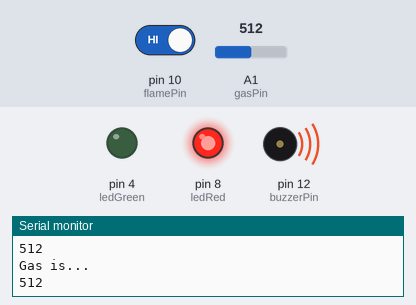
Bench run of a sketch on a simulated Arduino Uno, built with avr-gcc and run on an emulated ATmega328P. On the bench: output pins drawn as LEDs (lit = HIGH), buzzer (waves = sounding), the last lines printed to the serial monitor. Inputs (shaded band) come from the test bench; at power-on: A1 (gasPin) = 512, pin 10 (flamePin) HIGH. Pins used as bus, display or sensor lines are not drawn.

Above: at 1.8 s.
1.9 s: A1 (gasPin) set to 105
3.4 s: A1 (gasPin) set to 96
At 4.7 s:
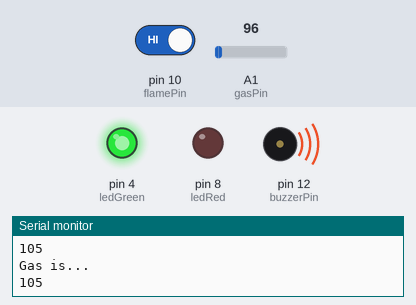
5.5 s: pin 10 (flamePin) driven LOW
At 5.8 s:
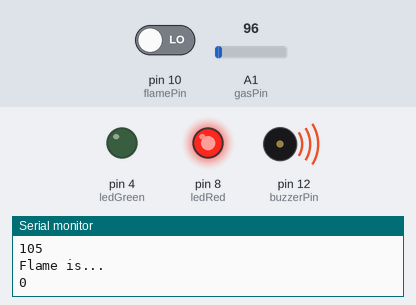
8.0 s: pin 10 (flamePin) driven HIGH
At 9.3 s:
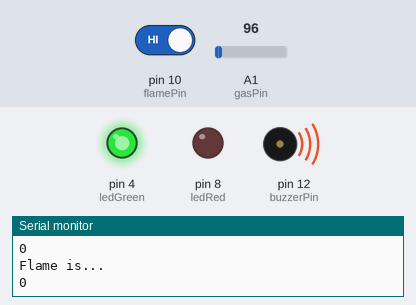
10.0 s: A1 (gasPin) set to 122
At 10.4 s:
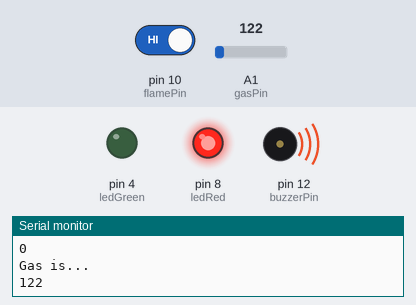
Timing chart, 0 to 12.5 s (numbered marks = the images above; inputs shaded):
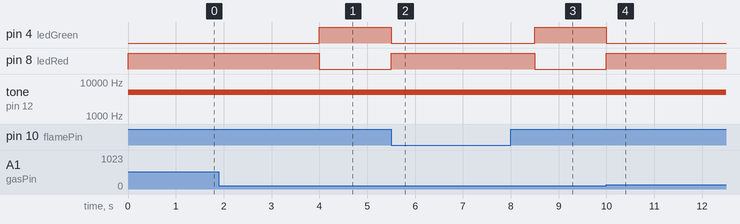

The sketch:

Gas_and_Flame_comptd.ino
```cpp
int buzzerPin = 12;
int flamePin = 10;
int gasPin = A1;
int ledRed = 8;
int ledGreen = 4;
int Flame;
int Gas;

void setup() {
  // put your setup code here, to run once:
  pinMode(buzzerPin, OUTPUT);
  pinMode(flamePin, INPUT);
  pinMode(gasPin, INPUT);
  pinMode(ledRed, OUTPUT);
  pinMode(ledGreen, OUTPUT);
  Serial.begin(9600);


}

void loop() {
  // put your main code here, to run repeatedly:
  Flame = digitalRead(flamePin);
  Gas = analogRead(gasPin);
  if (Flame == LOW){

      Serial.println("Flame is...");
      Serial.println(Flame);
      digitalWrite(buzzerPin,HIGH);
      tone(buzzerPin, 5000);
      digitalWrite(ledRed, HIGH);
      digitalWrite(ledGreen, LOW);
      delay (1000);
      }
 else if (Gas > 100){
      Serial.println("Gas is...");
      Serial.println(Gas);
     digitalWrite(buzzerPin,HIGH);
      tone(buzzerPin, 5000);
      digitalWrite(ledRed, HIGH);
      digitalWrite(ledGreen, LOW);
      delay (1000);
  }
  else {
      digitalWrite(buzzerPin, LOW);
      digitalWrite(ledRed, LOW);
      digitalWrite(ledGreen, HIGH);
    }


}
```

Measured:
- the behaviour switches between 101 and 100 on A1 (gasPin) (found by bisection; images 0 and 1)
- after the input at 3.4 s, pin 4 (ledGreen): LOW → HIGH after 0.60 s; pin 8 (ledRed): HIGH → LOW after 0.60 s
- after the input at 5.5 s, pin 4 (ledGreen): HIGH → LOW at once; pin 8 (ledRed): LOW → HIGH at once
- after the input at 8.0 s, pin 4 (ledGreen): LOW → HIGH after 0.50 s; pin 8 (ledRed): HIGH → LOW after 0.50 s
- after the input at 10.0 s, pin 4 (ledGreen): HIGH → LOW at once; pin 8 (ledRed): LOW → HIGH at once
